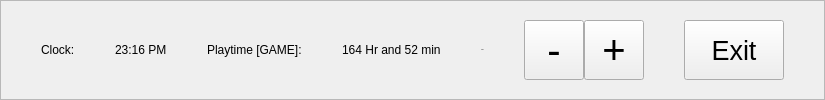
       <widget class="QFrame" name="interactionFrame">
        <property name="sizePolicy">
         <sizepolicy hsizetype="Ignored" vsizetype="Minimum">
          <horstretch>0</horstretch>
          <verstretch>0</verstretch>
         </sizepolicy>
        </property>
        <property name="minimumSize">
         <size>
          <width>0</width>
          <height>60</height>
         </size>
        </property>
        <property name="styleSheet">
         <string notr="true"/>
        </property>
        <property name="frameShape">
         <enum>QFrame::Shape::StyledPanel</enum>
        </property>
        <property name="frameShadow">
         <enum>QFrame::Shadow::Raised</enum>
        </property>
        <layout class="QHBoxLayout" name="horizontalLayout" stretch="0,0,0,0,1,0,0,0,1,0,0,0,0,1,0,0">
         <property name="spacing">
          <number>0</number>
         </property>
         <property name="leftMargin">
          <number>0</number>
         </property>
         <property name="topMargin">
          <number>0</number>
         </property>
         <property name="rightMargin">
          <number>0</number>
         </property>
         <property name="bottomMargin">
          <number>0</number>
         </property>
         <item>
          <spacer name="horizontalSpacer">
           <property name="orientation">
            <enum>Qt::Orientation::Horizontal</enum>
           </property>
           <property name="sizeHint" stdset="0">
            <size>
             <width>40</width>
             <height>20</height>
            </size>
           </property>
          </spacer>
         </item>
         <item>
          <widget class="QLabel" name="label_8">
           <property name="text">
            <string>Clock:</string>
           </property>
          </widget>
         </item>
         <item>
          <spacer name="horizontalSpacer_5">
           <property name="orientation">
            <enum>Qt::Orientation::Horizontal</enum>
           </property>
           <property name="sizeHint" stdset="0">
            <size>
             <width>40</width>
             <height>20</height>
            </size>
           </property>
          </spacer>
         </item>
         <item>
          <widget class="QLabel" name="label_9">
           <property name="text">
            <string>23:16 PM</string>
           </property>
          </widget>
         </item>
         <item>
          <spacer name="horizontalSpacer_12">
           <property name="orientation">
            <enum>Qt::Orientation::Horizontal</enum>
           </property>
           <property name="sizeHint" stdset="0">
            <size>
             <width>40</width>
             <height>20</height>
            </size>
           </property>
          </spacer>
         </item>
         <item>
          <widget class="QLabel" name="label_10">
           <property name="text">
            <string>Playtime [GAME]:</string>
           </property>
          </widget>
         </item>
         <item>
          <spacer name="horizontalSpacer_46">
           <property name="orientation">
            <enum>Qt::Orientation::Horizontal</enum>
           </property>
           <property name="sizeHint" stdset="0">
            <size>
             <width>40</width>
             <height>20</height>
            </size>
           </property>
          </spacer>
         </item>
         <item>
          <widget class="QLabel" name="label_11">
           <property name="text">
            <string>164 Hr and 52 min</string>
           </property>
          </widget>
         </item>
         <item>
          <spacer name="horizontalSpacer_7">
           <property name="orientation">
            <enum>Qt::Orientation::Horizontal</enum>
           </property>
           <property name="sizeType">
            <enum>QSizePolicy::Policy::Expanding</enum>
           </property>
           <property name="sizeHint" stdset="0">
            <size>
             <width>40</width>
             <height>20</height>
            </size>
           </property>
          </spacer>
         </item>
         <item>
          <widget class="QLabel" name="scaleTitle1">
           <property name="font">
            <font>
             <pointsize>-1</pointsize>
            </font>
           </property>
           <property name="text">
            <string>Scale</string>
           </property>
           <property name="alignment">
            <set>Qt::AlignmentFlag::AlignCenter</set>
           </property>
          </widget>
         </item>
         <item>
          <spacer name="horizontalSpacer_6">
           <property name="orientation">
            <enum>Qt::Orientation::Horizontal</enum>
           </property>
           <property name="sizeType">
            <enum>QSizePolicy::Policy::Expanding</enum>
           </property>
           <property name="sizeHint" stdset="0">
            <size>
             <width>40</width>
             <height>20</height>
            </size>
           </property>
          </spacer>
         </item>
         <item>
          <widget class="QPushButton" name="decreaseScaleButton">
           <property name="minimumSize">
            <size>
             <width>60</width>
             <height>60</height>
            </size>
           </property>
           <property name="maximumSize">
            <size>
             <width>60</width>
             <height>60</height>
            </size>
           </property>
           <property name="font">
            <font>
             <pointsize>30</pointsize>
            </font>
           </property>
           <property name="styleSheet">
            <string notr="true"/>
           </property>
           <property name="text">
            <string>-</string>
           </property>
          </widget>
         </item>
         <item>
          <widget class="QPushButton" name="increaseScaleButton">
           <property name="minimumSize">
            <size>
             <width>60</width>
             <height>60</height>
            </size>
           </property>
           <property name="maximumSize">
            <size>
             <width>60</width>
             <height>60</height>
            </size>
           </property>
           <property name="font">
            <font>
             <pointsize>30</pointsize>
            </font>
           </property>
           <property name="styleSheet">
            <string notr="true"/>
           </property>
           <property name="text">
            <string>+</string>
           </property>
          </widget>
         </item>
         <item>
          <spacer name="horizontalSpacer_3">
           <property name="orientation">
            <enum>Qt::Orientation::Horizontal</enum>
           </property>
           <property name="sizeType">
            <enum>QSizePolicy::Policy::Expanding</enum>
           </property>
           <property name="sizeHint" stdset="0">
            <size>
             <width>40</width>
             <height>20</height>
            </size>
           </property>
          </spacer>
         </item>
         <item>
          <widget class="QPushButton" name="exitButton">
           <property name="minimumSize">
            <size>
             <width>100</width>
             <height>60</height>
            </size>
           </property>
           <property name="maximumSize">
            <size>
             <width>100</width>
             <height>60</height>
            </size>
           </property>
           <property name="font">
            <font>
             <pointsize>20</pointsize>
             <bold>false</bold>
            </font>
           </property>
           <property name="layoutDirection">
            <enum>Qt::LayoutDirection::LeftToRight</enum>
           </property>
           <property name="styleSheet">
            <string notr="true"/>
           </property>
           <property name="text">
            <string>Exit</string>
           </property>
          </widget>
         </item>
         <item>
          <spacer name="horizontalSpacer_11">
           <property name="orientation">
            <enum>Qt::Orientation::Horizontal</enum>
           </property>
           <property name="sizeHint" stdset="0">
            <size>
             <width>40</width>
             <height>20</height>
            </size>
           </property>
          </spacer>
         </item>
        </layout>
       </widget>
